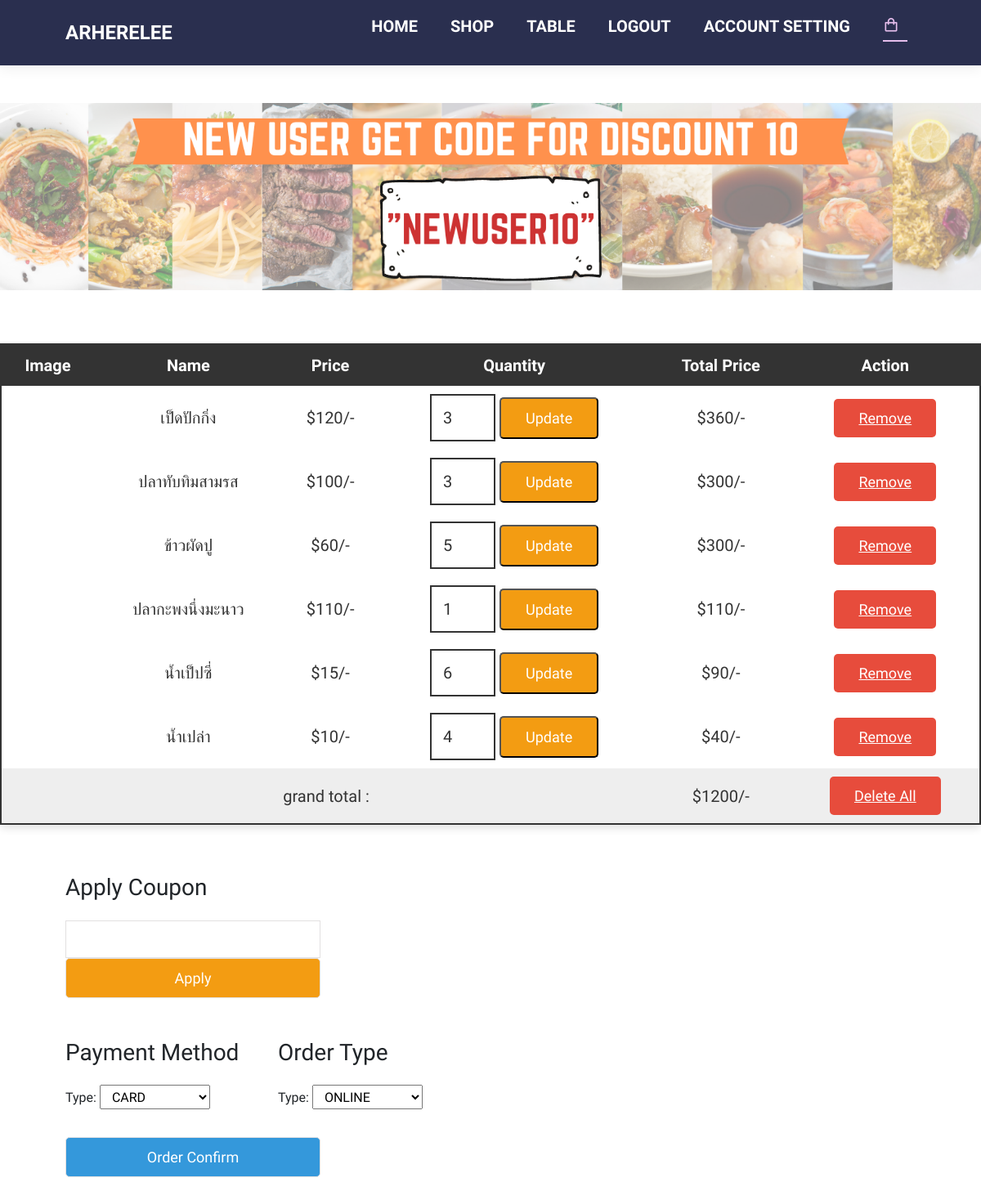
The page /afterlogin/afcart2.php (signed in) on the database as committed earlier.
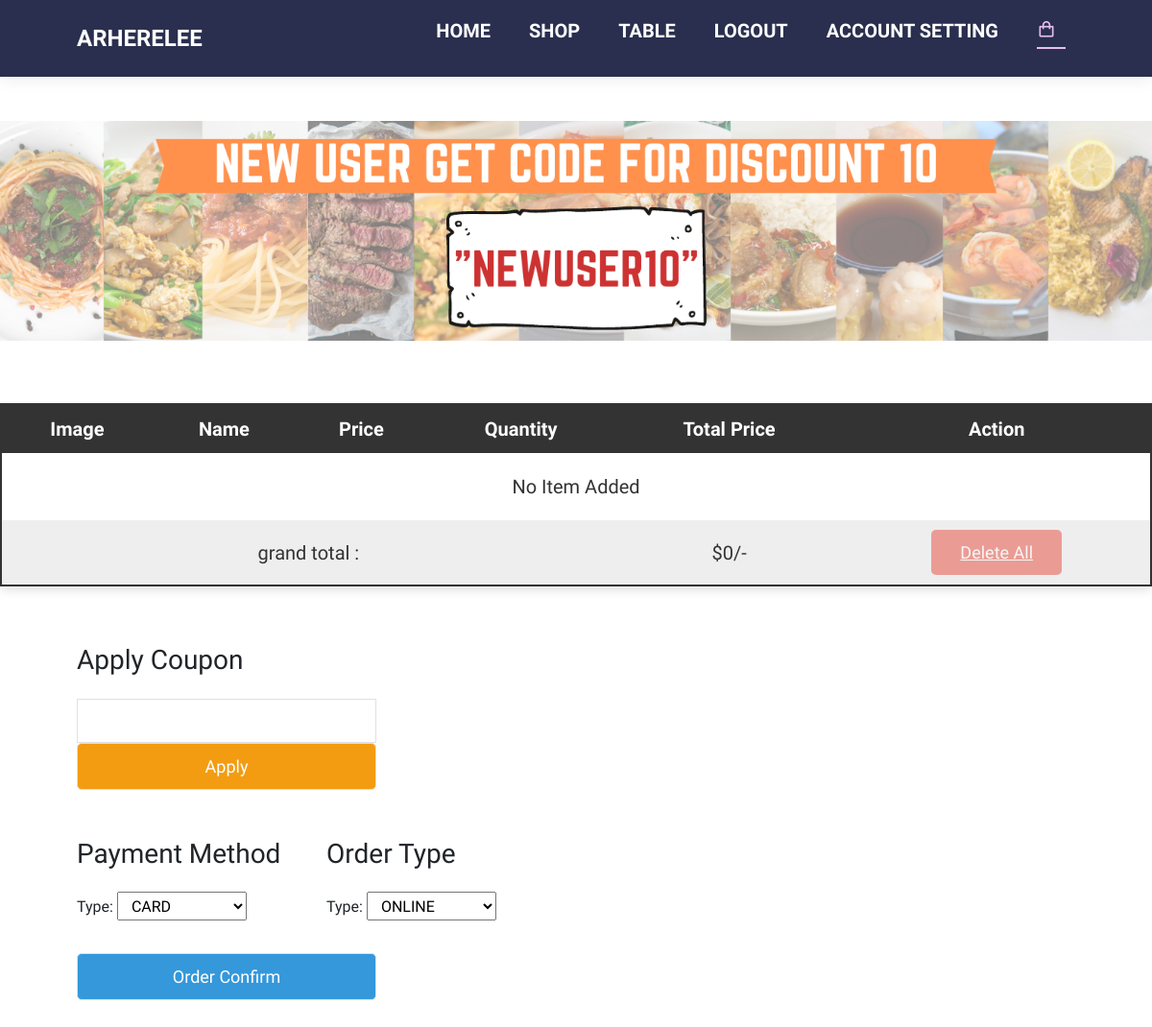
The same page on the database as committed later.
### tables this page shows
CREATE TABLE `cart` (
  `cart_id` int(11) NOT NULL,
  `order_id` int(11) DEFAULT NULL,
  `product_id` int(5) NOT NULL,
  `quantity` int(11) NOT NULL,
  `user_id` int(11) NOT NULL
);

CREATE TABLE `product` (
  `product_id` int(5) NOT NULL,
  `category_id` varchar(5) NOT NULL,
  `product_name` text NOT NULL,
  `price` double NOT NULL,
  `image` varchar(255) NOT NULL
);

### afterlogin/afcart2.php (the view, shortened to what the changed rows need)
<?php
require_once 'condb.php';
?>
<!DOCTYPE html>
<html lang="en">
<head>
    <link rel="stylesheet" href="https://cdn.jsdelivr.net/npm/boxicons@latest/css/boxicons.min.css">
    <link href="https://cdn.jsdelivr.net/npm/remixicon@3.2.0/fonts/remixicon.css" rel="stylesheet">
    <link href="https://cdn.jsdelivr.net/npm/bootstrap@5.2.3/dist/css/bootstrap.min.css" rel="stylesheet">
    <link rel="stylesheet" href="/database_project/beforelogin/style.css">
    <link rel="stylesheet" href="afcart_afshop.css">
</head>
<body>
    <div class="shopping-cart">
        <table>
            <thead>
                <th>image</th>
                <th>name</th>
                <th>price</th>
                <th>quantity</th>
                <th>total price</th>
                <th>action</th>
            </thead>
            <tbody>
                <?php
                $user_id = $_SESSION['user_login'];
                $cart_query = mysqli_query($condb, "SELECT * FROM `cart` WHERE user_id = $user_id ") or die('query failed');
                $grand_total = 0;
                if (mysqli_num_rows($cart_query) > 0) {
                    while ($fetch_cart = mysqli_fetch_assoc($cart_query)) {
                        $product_id = $fetch_cart['product_id'];
                        $select_product = mysqli_query($condb, "SELECT * FROM product WHERE product_id = '$product_id' ");
                        $row = mysqli_fetch_assoc($select_product);
                        $sub_total = ($row['price'] * $fetch_cart['quantity']);
                        $grand_total += $sub_total;
                ?>
                        <tr>
                            <td><img src="../products/<?php echo $row['image']; ?>" height="100" alt=""></td>
                            <td><?php echo $row['product_name']; ?></td>
                            <td>$<?php echo $row['price']; ?>/-</td>
                            <td>
                                <form action="" method="post">
                                    <input type="number" min="1" name="cart_quantity" value="<?php echo $fetch_cart['quantity']; ?>">
                                    <input type="submit" name="update_cart" value="update" class="option-btn">
                                </form>
                            </td>
                            <td>$<?php echo $sub_total; ?>/-</td>
                            <td><a href="afcart.php?remove=<?php echo $fetch_cart['cart_id']; ?>" class="delete-btn" onclick="return confirm('remove item from cart?');">remove</a></td>
                        </tr>
                <?php
                    }
                } else {
                    echo '<tr><td style="padding:20px; text-transform:capitalize;" colspan="6">no item added</td></tr>';
                }
                ?>
                <tr class="table-bottom">
                    <td colspan="4">grand total :</td>
                    <td>$<?php
                        if($grand_total - $discount > 0 ){
                        $grand_totalx = $grand_total - $discount;
                         echo $grand_totalx;
                        }else{
                            echo $grand_total;
                        }
                    ?>/-</td>
                    <td><a href="afcart.php?delete_all" onclick="return confirm('delete all from cart?');" class="delete-btn <?php echo ($grand_total > 1) ? '' : 'disabled'; ?>">delete all</a></td>
                </tr>
            </tbody>
        </table>
    </div>
</body>
</html>

Rows that differ between the two databases and show on the page:
removed cart: product.product_name "เป็ดปักกิ่ง", product.price "120", cart_quantity "3", sub_total "360"
removed cart: product.product_name "ปลาทับทิมสามรส", product.price "100", cart_quantity "3", sub_total "300"
removed cart: product.product_name "ข้าวผัดปู", product.price "60", cart_quantity "5", sub_total "300"
removed cart: product.product_name "ปลากะพงนึ่งมะนาว", product.price "110", cart_quantity "1"
removed cart: product.product_name "น้ำเป็ปซี่", product.price "15", cart_quantity "6", sub_total "90"
removed cart: product.product_name "น้ำเปล่า", product.price "10", cart_quantity "4", sub_total "40"
Other text that changed with them:
$grand_total: (not shown) → "0"
$grand_totalx: "1200" → (not shown)
text now shown: "No Item Added"
